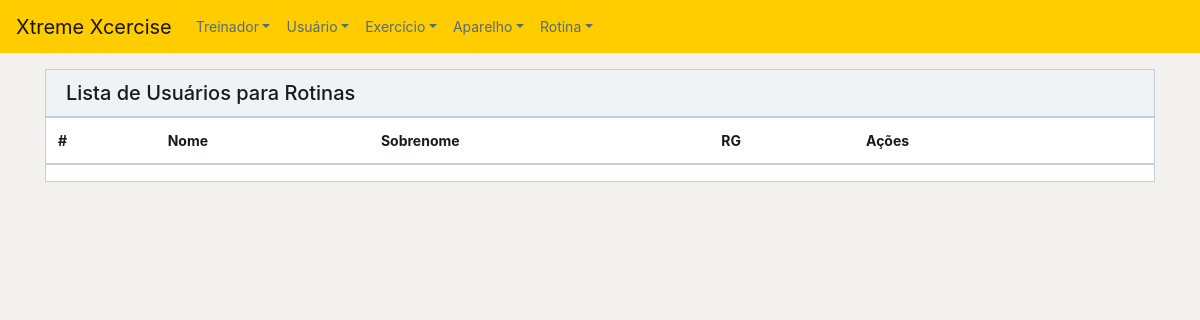
Before: /rotina/index.php with the older database file.
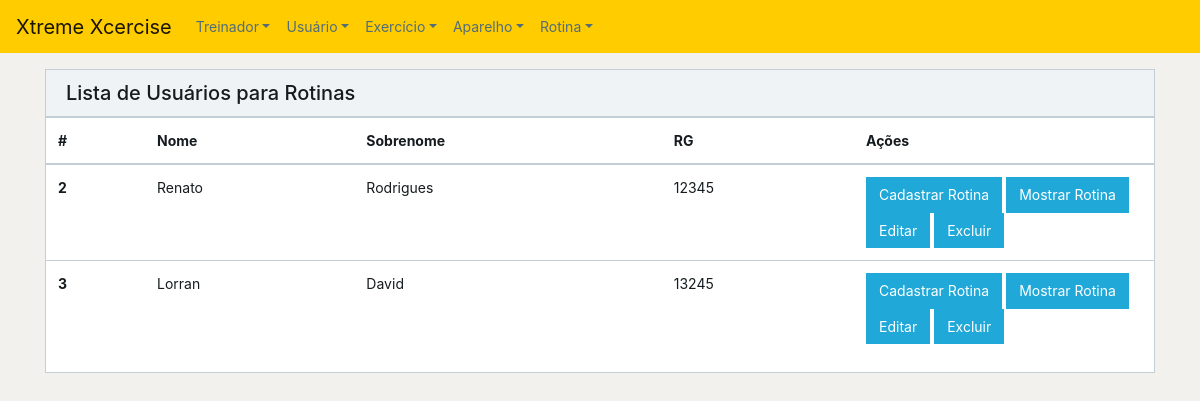
After: the same page with the newer database file.
### tables this page shows
CREATE TABLE `usuario` (
  `id` int(11) NOT NULL,
  `nome` varchar(35) DEFAULT NULL,
  `sobrenome` varchar(35) DEFAULT NULL,
  `idade` int(11) DEFAULT NULL,
  `RG` varchar(9) DEFAULT NULL,
  `CPF` varchar(11) DEFAULT NULL,
  `sexo` varchar(9) DEFAULT NULL,
  `altura` float DEFAULT NULL,
  `peso` double DEFAULT NULL
);

### rotina/index.php (the view, shortened to what this page needs)
<?php
include_once '../functions.php';
?>
<!DOCTYPE html>
<html lang="en">
<head>
    <link href="../css/font-awesome.min.css" rel="stylesheet">
    <link href="../css/simple-line-icons.min" rel="stylesheet">
    <link href="../css/style.min.css" rel="stylesheet">
    <link href="../css/stylesheetjr.css" rel="stylesheet">
</head>
<body>
<?php include_once '../header.php';
$table = 'usuario';
$var = indexUser($table);
?>
<div class="container mt-3">
    <div class="card">
        <div class="card-header">
            <h1 class="h5 m-0">Lista de Usuários para Rotinas</h1>
        </div>
        <table class="table table-responsive">
            <thead>
            <tr>
                <th>#</th>
                <th>Nome</th>
                <th>Sobrenome</th>
                <th>RG</th>
                <th style="width: 300px;">Ações</th>
            </tr>
            </thead>
            <tbody>
            <?php
            while($row = mysqli_fetch_assoc($var)) {
                echo "<tr>";
                echo "<th>" . $row['id'] . "</th>";
                echo "<td>" . $row['nome'] . "</td>";
                echo "<td>" . $row['sobrenome'] . "</td>";
                echo "<td>" . $row['RG'] . "</td>";
                echo "<td>";
                echo "<a class=\"btn btn-primary mr-1\" href=\"create.php?id=" . $row['id'] . " \" role=\"button\">Cadastrar Rotina</a>";
                echo "<a class=\"btn btn-primary mr-1\" href=\"show.php?id=" . $row['id'] . " \" role=\"button\">Mostrar Rotina</a>";
                echo "<a class=\"btn btn-primary mr-1\" href=\"edit.php?id=" . $row['id'] . " \" role=\"button\">Editar</a>";
                echo "<a class=\"btn btn-primary mr-1\" href=\"delete.php?id=" . $row['id'] . " \" role=\"button\">Excluir</a>";
                echo "</td>";
                echo "</tr>";
            }
            ?>
            </tbody>
        </table>
    </div>
</div>
</body>
</html>

Changed rows visible on the page:
added usuario: id "2", nome "Renato", sobrenome "Rodrigues", RG "12345"
added usuario: id "3", nome "Lorran", sobrenome "David", RG "13245"
